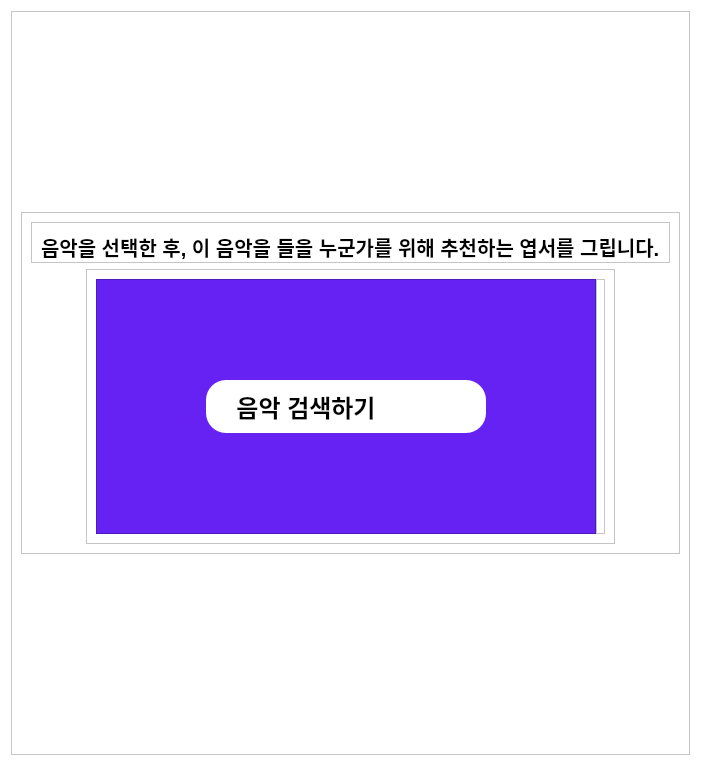
            <widget class="QWidget" name="page_search">
             <property name="styleSheet">
              <string notr="true">background-color:white;</string>
             </property>
             <layout class="QVBoxLayout" name="verticalLayout_33">
              <item alignment="Qt::AlignHCenter|Qt::AlignVCenter">
               <widget class="QFrame" name="frame_58">
                <property name="frameShape">
                 <enum>QFrame::StyledPanel</enum>
                </property>
                <property name="frameShadow">
                 <enum>QFrame::Raised</enum>
                </property>
                <layout class="QVBoxLayout" name="verticalLayout_58">
                 <property name="topMargin">
                  <number>200</number>
                 </property>
                 <property name="bottomMargin">
                  <number>200</number>
                 </property>
                 <item>
                  <widget class="QFrame" name="frame_59">
                   <property name="frameShape">
                    <enum>QFrame::StyledPanel</enum>
                   </property>
                   <property name="frameShadow">
                    <enum>QFrame::Raised</enum>
                   </property>
                   <layout class="QVBoxLayout" name="verticalLayout_56">
                    <item>
                     <widget class="QFrame" name="frame_61">
                      <property name="frameShape">
                       <enum>QFrame::StyledPanel</enum>
                      </property>
                      <property name="frameShadow">
                       <enum>QFrame::Raised</enum>
                      </property>
                      <layout class="QVBoxLayout" name="verticalLayout_57">
                       <property name="bottomMargin">
                        <number>0</number>
                       </property>
                       <item alignment="Qt::AlignBottom">
                        <widget class="QLabel" name="label_23">
                         <property name="font">
                          <font>
                           <pointsize>15</pointsize>
                           <weight>75</weight>
                           <bold>true</bold>
                          </font>
                         </property>
                         <property name="styleSheet">
                          <string notr="true">color:black;</string>
                         </property>
                         <property name="text">
                          <string>음악을 선택한 후, 이 음악을 들을 누군가를 위해 추천하는 엽서를 그립니다.</string>
                         </property>
                        </widget>
                       </item>
                      </layout>
                     </widget>
                    </item>
                    <item alignment="Qt::AlignHCenter|Qt::AlignVCenter">
                     <widget class="QFrame" name="frame_82">
                      <property name="frameShape">
                       <enum>QFrame::StyledPanel</enum>
                      </property>
                      <property name="frameShadow">
                       <enum>QFrame::Raised</enum>
                      </property>
                      <layout class="QHBoxLayout" name="horizontalLayout_33">
                       <property name="spacing">
                        <number>0</number>
                       </property>
                       <item>
                        <widget class="QFrame" name="frame_83">
                         <property name="minimumSize">
                          <size>
                           <width>500</width>
                           <height>0</height>
                          </size>
                         </property>
                         <property name="maximumSize">
                          <size>
                           <width>16777215</width>
                           <height>16777215</height>
                          </size>
                         </property>
                         <property name="styleSheet">
                          <string notr="true">*{
background-color: #6522f2;
}</string>
                         </property>
                         <property name="frameShape">
                          <enum>QFrame::StyledPanel</enum>
                         </property>
                         <property name="frameShadow">
                          <enum>QFrame::Raised</enum>
                         </property>
                         <layout class="QVBoxLayout" name="verticalLayout_34">
                          <property name="leftMargin">
                           <number>50</number>
                          </property>
                          <property name="topMargin">
                           <number>100</number>
                          </property>
                          <property name="rightMargin">
                           <number>50</number>
                          </property>
                          <property name="bottomMargin">
                           <number>100</number>
                          </property>
                          <item alignment="Qt::AlignHCenter|Qt::AlignVCenter">
                           <widget class="QFrame" name="frame_101">
                            <property name="minimumSize">
                             <size>
                              <width>280</width>
                              <height>0</height>
                             </size>
                            </property>
                            <property name="styleSheet">
                             <string notr="true">*{color: black;background-color:#ffffff;
border-radius: 20px;
}</string>
                            </property>
                            <property name="frameShape">
                             <enum>QFrame::StyledPanel</enum>
                            </property>
                            <property name="frameShadow">
                             <enum>QFrame::Raised</enum>
                            </property>
                            <layout class="QHBoxLayout" name="horizontalLayout_59">
                             <property name="leftMargin">
                              <number>30</number>
                             </property>
                             <property name="rightMargin">
                              <number>0</number>
                             </property>
                             <item alignment="Qt::AlignLeft">
                              <widget class="QPushButton" name="pushButton_16">
                               <property name="font">
                                <font>
                                 <pointsize>18</pointsize>
                                 <weight>75</weight>
                                 <bold>true</bold>
                                </font>
                               </property>
                               <property name="text">
                                <string>음악 검색하기</string>
                               </property>
                              </widget>
                             </item>
                             <item alignment="Qt::AlignHCenter|Qt::AlignVCenter">
                              <widget class="QPushButton" name="pushButton_5">
                               <property name="sizePolicy">
                                <sizepolicy hsizetype="Preferred" vsizetype="Preferred">
                                 <horstretch>0</horstretch>
                                 <verstretch>0</verstretch>
                                </sizepolicy>
                               </property>
                               <property name="minimumSize">
                                <size>
                                 <width>0</width>
                                 <height>0</height>
                                </size>
                               </property>
                               <property name="font">
                                <font>
                                 <pointsize>18</pointsize>
                                 <weight>75</weight>
                                 <bold>true</bold>
                                </font>
                               </property>
                               <property name="layoutDirection">
                                <enum>Qt::LeftToRight</enum>
                               </property>
                               <property name="styleSheet">
                                <string notr="true">*{color: black;background-color:#ffffff;
}</string>
                               </property>
                               <property name="text">
                                <string/>
                               </property>
                               <property name="icon">
                                <iconset>
                                 <normaloff>icons/search_black.png</normaloff>icons/search_black.png</iconset>
                               </property>
                               <property name="iconSize">
                                <size>
                                 <width>50</width>
                                 <height>50</height>
                                </size>
                               </property>
                               <property name="flat">
                                <bool>true</bool>
                               </property>
                              </widget>
                             </item>
                            </layout>
                           </widget>
                          </item>
                         </layout>
                        </widget>
                       </item>
                       <item>
                        <widget class="QFrame" name="frame_84">
                         <property name="frameShape">
                          <enum>QFrame::StyledPanel</enum>
                         </property>
                         <property name="frameShadow">
                          <enum>QFrame::Raised</enum>
                         </property>
                         <layout class="QHBoxLayout" name="horizontalLayout_48">
                          <property name="spacing">
                           <number>0</number>
                          </property>
                          <property name="leftMargin">
                           <number>0</number>
                          </property>
                          <property name="topMargin">
                           <number>0</number>
                          </property>
                          <property name="rightMargin">
                           <number>0</number>
                          </property>
                          <property name="bottomMargin">
                           <number>0</number>
                          </property>
                          <item>
                           <widget class="QLabel" name="label_27">
                            <property name="maximumSize">
                             <size>
                              <width>16777215</width>
                              <height>16777215</height>
                             </size>
                            </property>
                            <property name="cursor">
                             <cursorShape>ArrowCursor</cursorShape>
                            </property>
                            <property name="tabletTracking">
                             <bool>false</bool>
                            </property>
                            <property name="contextMenuPolicy">
                             <enum>Qt::DefaultContextMenu</enum>
                            </property>
                            <property name="text">
                             <string/>
                            </property>
                            <property name="pixmap">
                             <pixmap>lp.png</pixmap>
                            </property>
                            <property name="scaledContents">
                             <bool>true</bool>
                            </property>
                            <property name="alignment">
                             <set>Qt::AlignCenter</set>
                            </property>
                            <property name="wordWrap">
                             <bool>false</bool>
                            </property>
                           </widget>
                          </item>
                         </layout>
                        </widget>
                       </item>
                      </layout>
                     </widget>
                    </item>
                   </layout>
                  </widget>
                 </item>
                </layout>
               </widget>
              </item>
             </layout>
            </widget>
